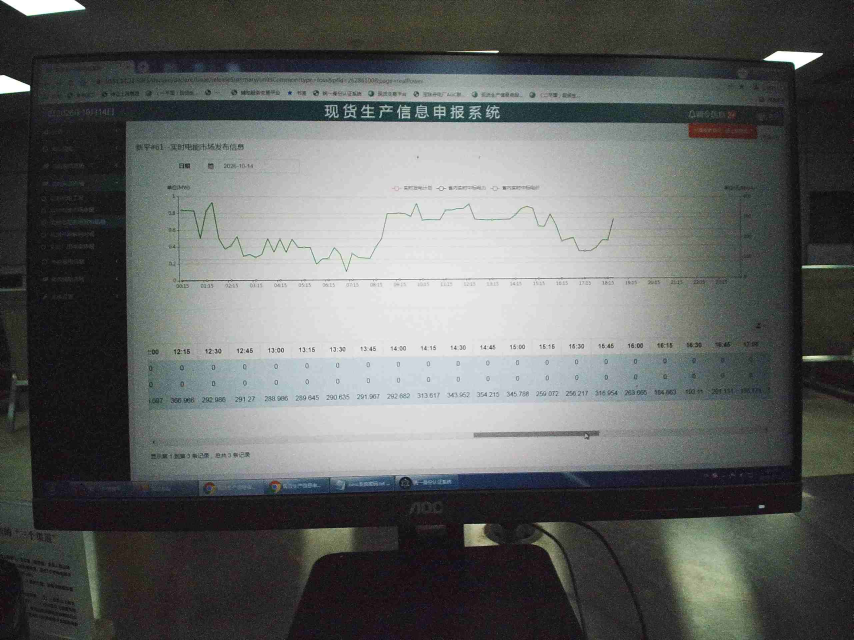
#> input picture ocr-page/data/captures/20261014/16-34.jpg, 2560 x 1920 px (shown at 1/3 size)
$ python -i dual_seam.py   (imports and definitions only)
#> lines starting #> are read from the running program, lines starting #| are printed output that depends on the picture
# -*- coding: utf-8 -*-
"""双屏窗缝自动定位（纯图像，不做 OCR）。

两种现场叠窗：
1) 右屏在上：右窗左侧深色导航栏 → 亮→暗竖带左缘即缝
2) 左屏在上：左窗右缘压住右屏 → 强竖向亮度跳变即缝

耗时目标：缩略图列扫描，通常 <50ms；失败回退配置比例。
"""

from __future__ import annotations

import logging
import time
from pathlib import Path
from typing import Any, Dict, Optional, Tuple

logger = logging.getLogger(__name__)

# 搜索窗缝的水平比例范围（相对整图宽）
_DEFAULT_SEARCH = (0.38, 0.72)
_DEFAULT_FALLBACK = 0.55
_DEFAULT_GAP = 0.012  # 左右裁剪各离开缝的比例，减轻串边
_MAX_PROBE_W = 640


def detect_dual_seam(
    image_path: str | Path,
    *,
    search: Tuple[float, float] = _DEFAULT_SEARCH,
    fallback: float = _DEFAULT_FALLBACK,
) -> Dict[str, Any]:
    """
    定位左右窗竖缝。

    返回 dict:
      ok, seam (0~1), mode (sidebar|edge|fallback), ms, detail
    """
#> called with search = (0.38, 0.72), fallback = 0.55
    t0 = time.perf_counter()
    path = Path(image_path)
    out: Dict[str, Any] = {
        "ok": False,
        "seam": float(fallback),
        "mode": "fallback",
        "ms": 0,
        "detail": {},
    }
    try:
        import cv2
        import numpy as np
    except ImportError:
        out["ms"] = int((time.perf_counter() - t0) * 1000)
        out["detail"] = {"error": "cv2_unavailable"}
        return out

    try:
        # 缩略读图，避免大图全分辨率
        data = np.fromfile(str(path), dtype=np.uint8)
        if data.size == 0:
            raise ValueError("empty_image")
        bgr = cv2.imdecode(data, cv2.IMREAD_COLOR)
#> bgr is the input picture: shape (1920, 2560, 3); mean B, G, R 98.1, 99.7, 97
        if bgr is None or bgr.size == 0:
            raise ValueError("decode_failed")
        h0, w0 = bgr.shape[:2]
#> h0 = 1920; w0 = 2560
        scale = min(1.0, float(_MAX_PROBE_W) / max(w0, 1))
#> scale = 0.25
        if scale < 0.999:
            bgr = cv2.resize(
                bgr,
                (max(1, int(w0 * scale)), max(1, int(h0 * scale))),
                interpolation=cv2.INTER_AREA,
            )
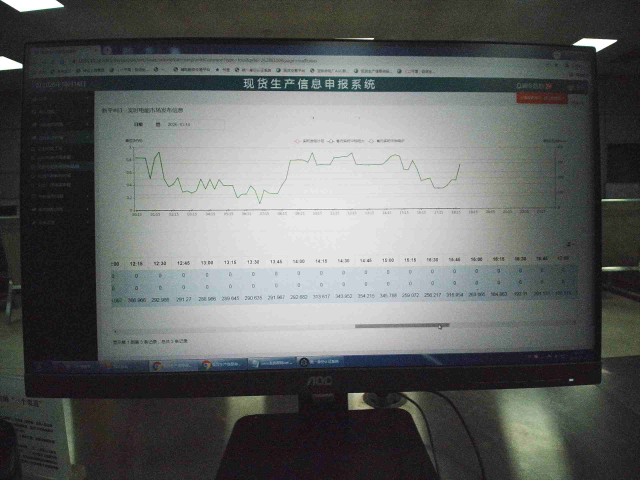
#> bgr: shape (480, 640, 3); mean B, G, R 98.1, 99.7, 97
        gray = cv2.cvtColor(bgr, cv2.COLOR_BGR2GRAY)
        h, w = gray.shape[:2]
#> h = 480; w = 640

        x0 = max(1, int(w * float(search[0])))
#> x0 = 243
        x1 = min(w - 2, int(w * float(search[1])))
#> x1 = 460
        if x1 <= x0 + 4:
            raise ValueError("search_range_too_narrow")

        # 取中部竖带做统计，避开顶栏/任务栏反光
        y0 = int(h * 0.12)
#> y0 = 57
        y1 = int(h * 0.88)
#> y1 = 422
        band = gray[y0:y1, :]
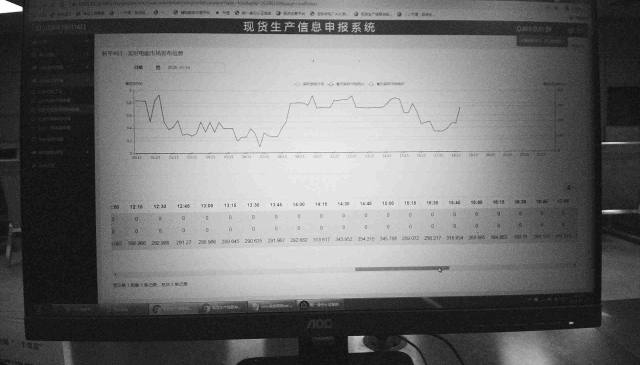
#> band: shape (365, 640); min 9, max 255, mean 113.9
        col_mean = band.mean(axis=0).astype(np.float32)
#> col_mean = 640 values, max 179.9 at index 353, min 25.77 at index 27, mean 113.9
        col_std = band.std(axis=0).astype(np.float32)
#> col_std = 640 values, max 74.88 at index 308, min 8.96 at index 28, mean 45.75

        # —— 信号 A：右屏导航栏（亮|深色竖条）——
        sidebar = _score_dark_sidebar(col_mean, col_std, x0, x1, w)
        # —— 信号 B：窗边竖向跳变 ——
        edge = _score_vertical_edge(col_mean, x0, x1)

        seam_x: Optional[int] = None
        mode = "fallback"
        detail: Dict[str, Any] = {
            "sidebar": sidebar,
            "edge": edge,
            "probe_wh": [int(w), int(h)],
            "src_wh": [int(w0), int(h0)],
        }

        # 导航栏命中优先（右压左特征更稳）
        if sidebar.get("ok") and float(sidebar.get("score") or 0) >= 18.0:
            seam_x = int(sidebar["x"])
            mode = "sidebar"
        elif edge.get("ok") and float(edge.get("score") or 0) >= 12.0:
            seam_x = int(edge["x"])
            mode = "edge"
        elif sidebar.get("ok") and float(sidebar.get("score") or 0) >= float(
            edge.get("score") or 0
        ):
            seam_x = int(sidebar["x"])
            mode = "sidebar_weak"
        elif edge.get("ok"):
            seam_x = int(edge["x"])
            mode = "edge_weak"

        if seam_x is not None:
            seam = float(seam_x) / float(w)
            # 映射回原图比例（缩略与原图同比例）
            seam = max(0.35, min(0.75, seam))
            out["ok"] = True
            out["seam"] = round(seam, 4)
            out["mode"] = mode
        else:
            out["seam"] = float(fallback)
            out["mode"] = "fallback"

        out["detail"] = detail
    except Exception as e:
        logger.warning("双屏缝定位失败，回退 fallback=%.3f: %s", fallback, e)
        out["detail"] = {"error": str(e)}
        out["seam"] = float(fallback)
        out["mode"] = "fallback"

    out["ms"] = int((time.perf_counter() - t0) * 1000)
    logger.info(
        "双屏缝定位 ok=%s seam=%.4f mode=%s ms=%s",
        out["ok"],
        out["seam"],
        out["mode"],
        out["ms"],
    )
    return out


def seam_to_side_crops(
    seam: float,
    *,
    gap: float = _DEFAULT_GAP,
) -> Tuple[Tuple[float, float, float, float], Tuple[float, float, float, float]]:
    """缝 → 左右半屏 crop（留 gap 防串边）。"""
    s = max(0.30, min(0.80, float(seam)))
    g = max(0.0, min(0.04, float(gap)))
    left = (0.0, 0.0, max(0.25, s - g * 0.5), 1.0)
    right = (min(0.85, s + g * 0.5), 0.0, 1.0, 1.0)
    if left[2] <= left[0] + 0.15 or right[2] <= right[0] + 0.15:
        # 异常缝，退回对称
        left = (0.0, 0.0, 0.545, 1.0)
        right = (0.555, 0.0, 1.0, 1.0)
    return left, right


def _score_dark_sidebar(
    col_mean,
    col_std,
    x0: int,
    x1: int,
    w: int,
) -> Dict[str, Any]:
    """亮内容 | 深色导航栏：找突变后持续偏暗的左缘。"""
#> called with col_mean = array of shape (640,), col_std = array of shape (640,), x0 = 243, x1 = 460, w = 640
    import numpy as np

    best = {"ok": False, "x": 0, "score": 0.0}
    # 导航栏宽度约 4%~12% 半屏 ≈ 整图 2%~6%
    band_lo = max(4, int(w * 0.018))
#> band_lo = 11
    band_hi = max(band_lo + 2, int(w * 0.070))
#> band_hi = 44
    for x in range(x0, x1):
        left = col_mean[max(0, x - 6) : x]
        if left.size < 3:
            continue
        left_m = float(left.mean())
        # 右侧一段应显著更暗且方差不太大（实心栏）
        for bw in (band_lo, (band_lo + band_hi) // 2, band_hi):
            if x + bw >= len(col_mean):
                continue
            right = col_mean[x : x + bw]
            right_s = col_std[x : x + bw]
            right_m = float(right.mean())
            right_std = float(right_s.mean())
            # 左亮右暗
            if left_m < 95 or right_m > 85:
                continue
            drop = left_m - right_m
            if drop < 35:
                continue
            # 实心栏方差通常低于表格区
            score = drop + max(0.0, 25.0 - right_std) * 0.35
            if score > float(best["score"]):
                best = {"ok": True, "x": int(x), "score": float(score), "bw": int(bw)}
#> this loop made 217 passes
#> (left, left_m) on passes 1 to 3: ([168.3, 168, 169.2, 170, 169.7, 169.7], 169.1), ([168, 169.2, 170, 169.7, 169.7, 169.9], 169.4), ([169.2, 170, 169.7, 169.7, 169.9, 170.9], 169.9)
#> after the loop, best = {'ok': False, 'x': 0, 'score': 0}
    return best


def _score_vertical_edge(col_mean, x0: int, x1: int) -> Dict[str, Any]:
    """列均值一阶差分峰值 → 窗边。"""
#> called with col_mean = array of shape (640,), x0 = 243, x1 = 460
    import numpy as np

    best = {"ok": False, "x": 0, "score": 0.0}
    # 平滑后再差分，抑制摩尔纹
    k = 5
    kernel = np.ones(k, dtype=np.float32) / k
    smooth = np.convolve(col_mean, kernel, mode="same")
#> smooth = 640 values, max 179.4 at index 354, min 23.24 at index 639, mean 113.8
    for x in range(x0, x1):
        a = float(smooth[x - 2])
        b = float(smooth[min(len(smooth) - 1, x + 2)])
        score = abs(b - a)
        if score > float(best["score"]):
            best = {"ok": True, "x": int(x), "score": float(score)}
#> this loop made 217 passes
#> (a, b, score, best) on passes 1, 2, 16, 23, 24, 105, 106, 107, 118: (169.7, 171.1, 1.37, {'ok': True, 'x': 243, 'score': 1.37}), (170, 171.5, 1.5, {'ok': True, 'x': 244, 'score': 1.5}), (172.9, 174.6, 1.63, {'ok': True, 'x': 258, 'score': 1.63}), (174.1, 172.2, 1.92, {'ok': True, 'x': 265, 'score': 1.92}), (173.9, 171.8, 2.15, {'ok': True, 'x': 266, 'score': 2.15}), (174.1, 176.6, 2.47, {'ok': True, 'x': 347, 'score': 2.47}), (174.5, 177.6, 3.13, {'ok': True, 'x': 348, 'score': 3.13}), (175.2, 178.4, 3.19, {'ok': True, 'x': 349, 'score': 3.19}), (178.6, 174.8, 3.8, {'ok': True, 'x': 360, 'score': 3.8})
#> (a, b, score) on passes 3 to 8: (170.5, 171.8, 1.38), (170.8, 172, 1.27), (171.1, 172.2, 1.14), (171.5, 172.7, 1.12), (171.8, 172.9, 1.06), (172, 172.8, 0.795)
    return best

>>> result = detect_dual_seam('../../ocr-page/data/captures/20261014/16-34.jpg')
#> in detect_dual_seam, `edge = _score_vertical_edge(col_mean, x0, x1)`: edge = {'ok': True, 'x': 360, 'score': 3.8}
#> in detect_dual_seam, `seam_x = int(edge["x"])`: seam_x = 360
#> in detect_dual_seam, `seam = float(seam_x) / float(w)`: seam = 0.562
#> result = 5 items

$ run again, on ocr-page/data/captures/20261014/16-40.jpg
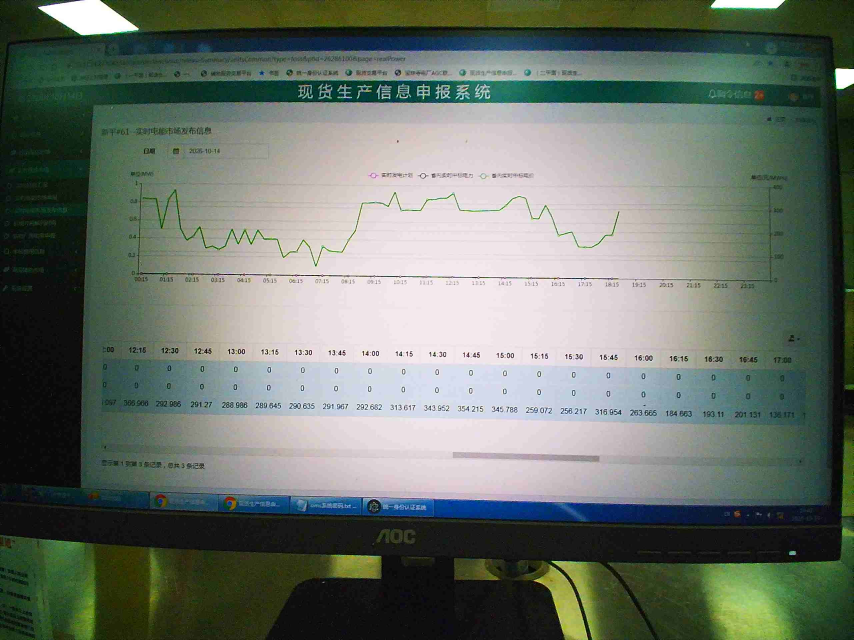
#> input picture ocr-page/data/captures/20261014/16-40.jpg, 2560 x 1920 px (shown at 1/3 size)
#> in detect_dual_seam, bgr is the input picture: shape (1920, 2560, 3); mean B, G, R 106.2, 115.8, 106.4
#> bgr: shape (480, 640, 3)
#> in detect_dual_seam, `gray = cv2.cvtColor(bgr, cv2.COLOR_BGR2GRAY)`:
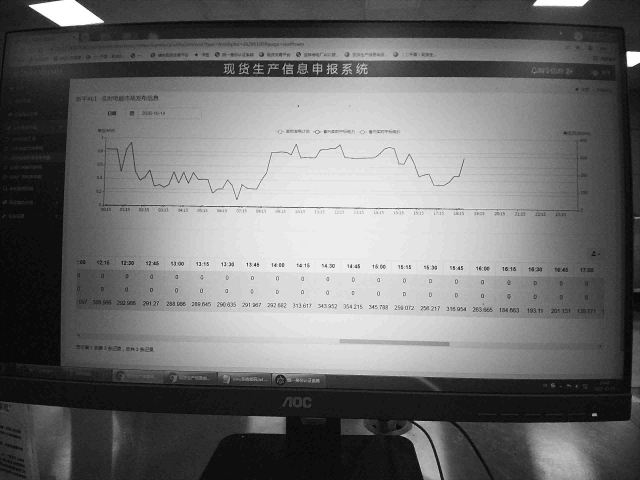
#> gray: shape (480, 640); min 5, max 255, mean 111.9
#> in detect_dual_seam, `band = gray[y0:y1, :]`:
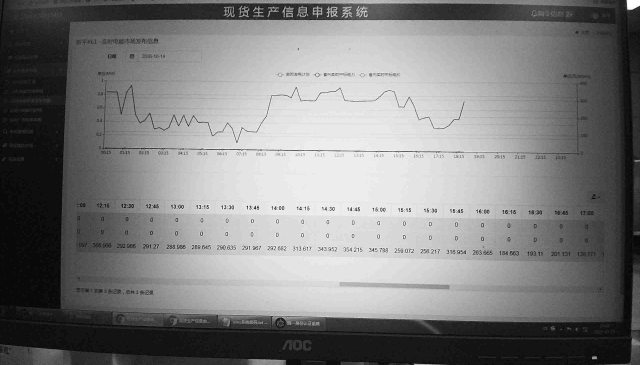
#> band: shape (365, 640); min 5, max 255, mean 126.3
#> col_mean = 640 values, max 192.7 at index 317, min 15.59 at index 0, mean 126.3
#> col_std = 640 values, max 71.28 at index 326, min 7.11 at index 625, mean 46.5
#> the loop in _score_dark_sidebar, `for x in range(x0, x1):` made 217 passes
#> (left, left_m) on passes 1 to 3: ([171, 171.6, 172.6, 175.2, 173.7, 175], 173.2), ([171.6, 172.6, 175.2, 173.7, 175, 175], 173.8), ([172.6, 175.2, 173.7, 175, 175, 176.2], 174.6)
#> after the loop in _score_dark_sidebar, `for x in range(x0, x1):`: best = {'ok': False, 'x': 0, 'score': 0}
#> smooth = 640 values, max 192.3 at index 364, min 9.73 at index 0, mean 126.2
#> the loop in _score_vertical_edge, `for x in range(x0, x1):` made 217 passes
#> (a, b, score, best) on passes 1, 10, 11, 12, 40, 41: (174.3, 175.6, 1.35, {'ok': True, 'x': 243, 'score': 1.35}), (176.3, 178.1, 1.77, {'ok': True, 'x': 252, 'score': 1.77}), (176.2, 178.3, 2.04, {'ok': True, 'x': 253, 'score': 2.04}), (176.9, 179, 2.15, {'ok': True, 'x': 254, 'score': 2.15}), (182.6, 185.5, 2.91, {'ok': True, 'x': 282, 'score': 2.91}), (183.2, 186.2, 2.98, {'ok': True, 'x': 283, 'score': 2.98})
#> edge = {'ok': True, 'x': 283, 'score': 2.98}
#> seam_x = 283
#> seam = 0.442
#> result = 5 items
